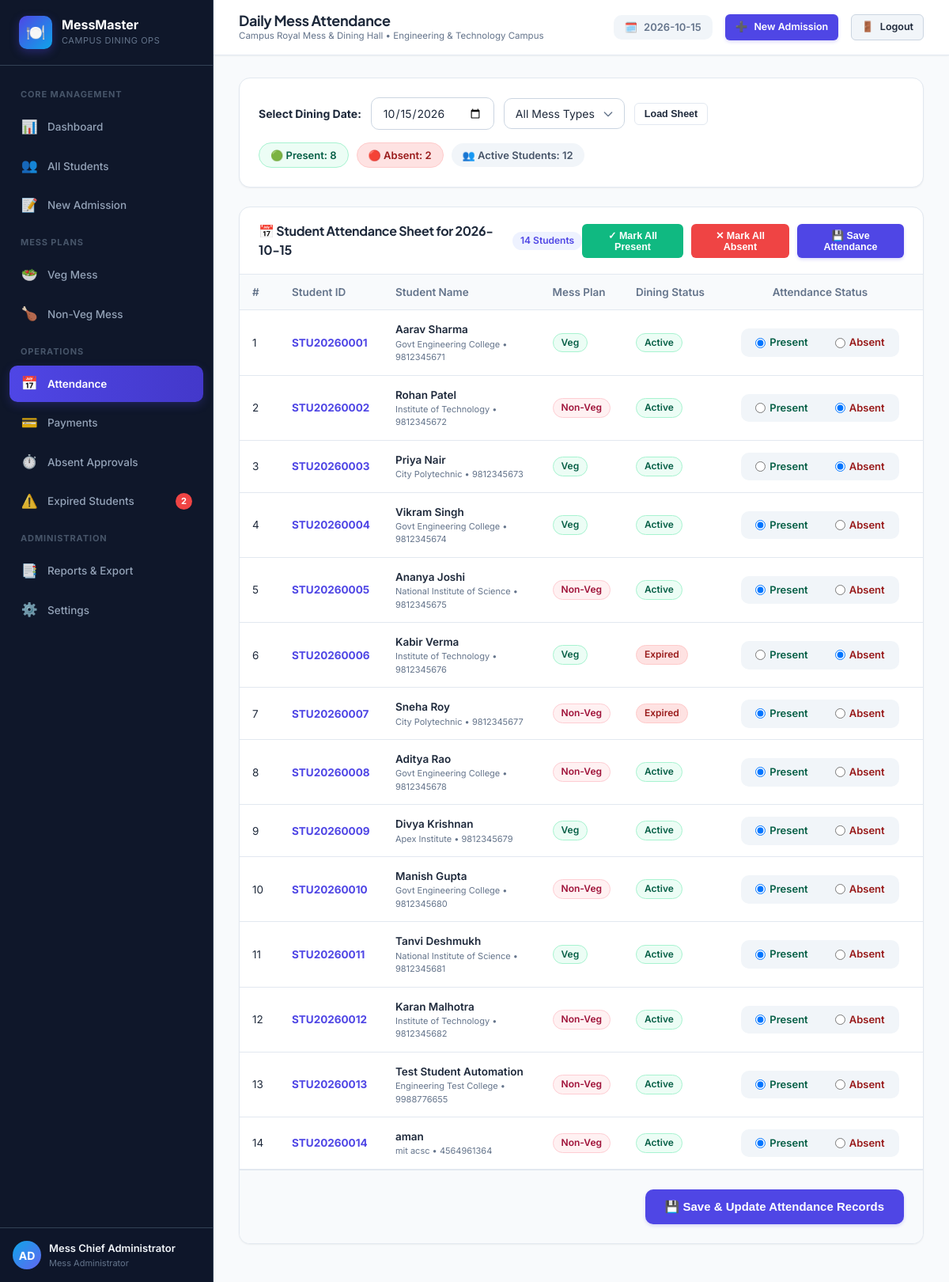
The app's page /attendance (signed in) with its own data.
### tables this page shows
CREATE TABLE users (
            id INTEGER PRIMARY KEY AUTOINCREMENT,
            username TEXT UNIQUE NOT NULL,
            password_hash TEXT NOT NULL,
            full_name TEXT NOT NULL,
            role TEXT DEFAULT 'admin',
            created_at DATETIME DEFAULT CURRENT_TIMESTAMP
        );

CREATE TABLE settings (
            id INTEGER PRIMARY KEY AUTOINCREMENT,
            key TEXT UNIQUE NOT NULL,
            value TEXT NOT NULL,
            description TEXT
        );

CREATE TABLE students (
            id INTEGER PRIMARY KEY AUTOINCREMENT,
            student_id TEXT UNIQUE NOT NULL,
            full_name TEXT NOT NULL,
            mobile TEXT UNIQUE NOT NULL,
            college_name TEXT NOT NULL,
            mess_type TEXT NOT NULL CHECK(mess_type IN ('Veg', 'Non-Veg')),
            status TEXT NOT NULL DEFAULT 'Active' CHECK(status IN ('Active', 'Expired', 'Deactivated')),
            admission_date DATE NOT NULL,
            created_at DATETIME DEFAULT CURRENT_TIMESTAMP,
            updated_at DATETIME DEFAULT CURRENT_TIMESTAMP
        );

### app.py (the view, shortened to what this page needs)
@app.route('/attendance', methods=['GET', 'POST'])
@login_required
def attendance():
    database.update_all_mess_expiries()
    conn = database.get_db_connection()
    selected_date = request.args.get('date', date.today().isoformat())
    mess_filter = request.args.get('mess_type', 'all')
    search = request.args.get('search', '').strip()
    query = """
        SELECT s.student_id, s.full_name, s.mobile, s.college_name, s.mess_type, s.status as student_status,
               COALESCE(a.status, 'Unmarked') as attendance_status
        FROM students s
        LEFT JOIN attendance a ON s.student_id = a.student_id AND a.date = ?
        WHERE s.status IN ('Active', 'Expired')
    """
    params = [selected_date]
    if mess_filter in ('Veg', 'Non-Veg'):
        query += " AND s.mess_type = ?"
        params.append(mess_filter)
    if search:
        query += " AND (s.student_id LIKE ? OR s.full_name LIKE ?)"
        like_term = f"%{search}%"
        params.extend([like_term, like_term])
    query += " ORDER BY s.student_id ASC"
    students_attendance = conn.execute(query, params).fetchall()
    summary_row = conn.execute("""
        SELECT
            COUNT(*) as total_records,
            SUM(CASE WHEN a.status = 'Present' THEN 1 ELSE 0 END) as present_count,
            SUM(CASE WHEN a.status = 'Absent' THEN 1 ELSE 0 END) as absent_count
        FROM students s
        JOIN attendance a ON s.student_id = a.student_id AND a.date = ?
        WHERE s.status = 'Active'
    """, (selected_date,)).fetchone()
    total_active = conn.execute("SELECT COUNT(*) as c FROM students WHERE status = 'Active'").fetchone()['c']
    conn.close()
    return render_template('attendance.html',
        selected_date=selected_date,
        mess_filter=mess_filter,
        search=search,
        students=students_attendance,
        total_active=total_active,
        summary=summary_row
    )

### app.py (called while the page is built)
def login_required(f):
    @wraps(f)
    def decorated_function(*args, **kwargs):
        if 'user_id' not in session:
            flash("Please sign in to access the Mess Management System.", "warning")
            return redirect(url_for('login', next=request.url))
        return f(*args, **kwargs)
    return decorated_function

### database.py (called while the page is built, shortened)
def get_db_path():
    return DEFAULT_DB_PATH

def get_db_connection():
    db_file = get_db_path()
    try:
        os.makedirs(os.path.dirname(db_file), exist_ok=True)
    except OSError:
        pass
    conn = sqlite3.connect(db_file)
    conn.row_factory = sqlite3.Row
    conn.execute("PRAGMA foreign_keys = ON;")
    return conn

def get_setting(key, default_value=''):
    conn = get_db_connection()
    row = conn.execute("SELECT value FROM settings WHERE key = ?", (key,)).fetchone()
    conn.close()
    return row['value'] if row else default_value

### templates/attendance.html (shortened to what this page needs)
{% extends "base.html" %}
{% block page_title %}Daily Mess Attendance{% endblock %}
{% block content %}
<div class="panel" style="margin-bottom: 24px;">
  <div class="panel-body">
    <div style="display: flex; justify-content: space-between; align-items: center; flex-wrap: wrap; gap: 16px;">
      <form method="GET" action="{{ url_for('attendance') }}" style="display: flex; align-items: center; gap: 12px; flex-wrap: wrap;">
        <label for="attDateSelect" style="font-weight: 700; font-size: 14px;">Select Dining Date:</label>
        <input type="date" class="form-control" name="date" id="attDateSelect" value="{{ selected_date }}" style="width: auto;" onchange="this.form.submit()">
        <select name="mess_type" class="form-control form-select" style="width: auto;" onchange="this.form.submit()">
          <option value="all" {% if mess_filter == 'all' %}selected{% endif %}>All Mess Types</option>
        </select>
        <button type="submit" class="btn btn-outline btn-sm">Load Sheet</button>
      </form>
      <div style="display: flex; gap: 10px; align-items: center; flex-wrap: wrap;">
        <span class="badge badge-active" style="padding: 6px 14px; font-size: 13px;">
          🟢 Present: {{ summary.present_count or 0 }}
        </span>
        <span class="badge badge-expired" style="padding: 6px 14px; font-size: 13px;">
          🔴 Absent: {{ summary.absent_count or 0 }}
        </span>
        <span class="badge" style="background:#f1f5f9; color:#475569; padding: 6px 14px; font-size: 13px;">
          👥 Active Students: {{ total_active }}
        </span>
      </div>
    </div>
  </div>
</div>
<form action="{{ url_for('attendance') }}" method="POST">
  <div class="panel">
    <div class="panel-header">
      <div style="display: flex; align-items: center; gap: 12px;">
        <h3 class="panel-title">📅 Student Attendance Sheet for {{ selected_date }}</h3>
        <span class="badge" style="background: var(--primary-light); color: var(--primary);">{{ students|length }} Students</span>
      </div>
      <div style="display: flex; gap: 10px;">
        <button type="button" class="btn btn-success btn-sm" id="btnMarkAllPresent">
          ✓ Mark All Present
        </button>
        <button type="button" class="btn btn-danger btn-sm" id="btnMarkAllAbsent">
          ✕ Mark All Absent
        </button>
        <button type="submit" class="btn btn-primary btn-sm">
          💾 Save Attendance
        </button>
      </div>
    </div>
    <div class="panel-body" style="padding: 0;">
      <div class="table-responsive">
        <table class="data-table">
          <thead>
            <tr>
              <th style="width: 50px;">#</th>
              <th>Student ID</th>
              <th>Student Name</th>
              <th>Mess Plan</th>
              <th>Dining Status</th>
              <th style="text-align: center; width: 260px;">Attendance Status</th>
            </tr>
          </thead>
          <tbody>
            {% if students %}
              {% for s in students %}
                <tr>
                  <td>{{ loop.index }}</td>
                  <td>
                    <strong><a href="{{ url_for('student_profile', student_id=s.student_id) }}" style="color: var(--primary);">{{ s.student_id }}</a></strong>
                  </td>
                  <td>
                    <div style="font-weight: 600;">{{ s.full_name }}</div>
                    <div style="font-size: 11px; color: var(--text-muted);">{{ s.college_name }} &bull; {{ s.mobile }}</div>
                  </td>
                  <td>
                    <span class="badge {% if s.mess_type == 'Veg' %}badge-veg{% else %}badge-nonveg{% endif %}">
                      {{ s.mess_type }}
                    </span>
                  </td>
                  <td>
                    {% if s.student_status == 'Active' %}
                      <span class="badge badge-active">Active</span>
                    {% else %}
                      <span class="badge badge-expired">Expired</span>
                    {% endif %}
                  </td>
                  <td style="text-align: center;">
                    <div style="display: inline-flex; background: #f1f5f9; border-radius: var(--radius-md); padding: 4px; gap: 6px;">
                      <label style="cursor: pointer; display: flex; align-items: center; gap: 5px; padding: 4px 14px; border-radius: var(--radius-sm); font-size: 13px; font-weight: 600; transition: var(--transition);">
                        <input type="radio" name="att_status_{{ s.student_id }}" value="Present"
                          {% if s.attendance_status == 'Present' or s.attendance_status == 'Unmarked' %}checked{% endif %}>
                        <span style="color: #065f46;">Present</span>
                      </label>
                      <label style="cursor: pointer; display: flex; align-items: center; gap: 5px; padding: 4px 14px; border-radius: var(--radius-sm); font-size: 13px; font-weight: 600; transition: var(--transition);">
                        <input type="radio" name="att_status_{{ s.student_id }}" value="Absent"
                          {% if s.attendance_status == 'Absent' %}checked{% endif %}>
                        <span style="color: #991b1b;">Absent</span>
                      </label>
                    </div>
                  </td>
                </tr>
              {% endfor %}
            {% else %}
              <tr>
                <td colspan="6" style="text-align: center; padding: 36px; color: var(--text-muted);">
                  No active students found for attendance.
                </td>
              </tr>
            {% endif %}
          </tbody>
        </table>
      </div>
    </div>
    <div class="panel-body" style="background-color: #f8fafc; border-top: 1px solid var(--card-border); display: flex; justify-content: flex-end;">
      <button type="submit" class="btn btn-primary btn-lg">
        💾 Save & Update Attendance Records
      </button>
    </div>
  </div>
</form>
{% endblock %}

### templates/base.html (shortened to what this page needs)
<!DOCTYPE html>
<html lang="en">
<head>
  <link rel="stylesheet" href="{{ url_for('static', filename='css/style.css') }}">
</head>
<body>
  <div class="app-container">
    <aside class="sidebar" id="appSidebar">
      <div class="sidebar-header">
        <div class="brand-icon">🍽️</div>
        <div class="brand-title">
          <span class="brand-name">MessMaster</span>
          <span class="brand-sub">Campus Dining Ops</span>
        </div>
      </div>
      <nav class="sidebar-nav">
        <div class="nav-section-title">Core Management</div>
        <a href="{{ url_for('dashboard') }}" class="nav-item {% if request.endpoint == 'dashboard' %}active{% endif %}" id="nav-dashboard">
          <div class="nav-item-content">
            <span class="icon">📊</span>
            <span>Dashboard</span>
          </div>
        </a>
        <a href="{{ url_for('students') }}" class="nav-item {% if request.endpoint == 'students' %}active{% endif %}" id="nav-students">
          <div class="nav-item-content">
            <span class="icon">👥</span>
            <span>All Students</span>
          </div>
        </a>
        <a href="{{ url_for('admission') }}" class="nav-item {% if request.endpoint == 'admission' %}active{% endif %}" id="nav-admission">
          <div class="nav-item-content">
            <span class="icon">📝</span>
            <span>New Admission</span>
          </div>
        </a>
        <div class="nav-section-title">Mess Plans</div>
        <a href="{{ url_for('veg_mess') }}" class="nav-item {% if request.endpoint == 'veg_mess' %}active{% endif %}" id="nav-veg">
          <div class="nav-item-content">
            <span class="icon">🥗</span>
            <span>Veg Mess</span>
          </div>
        </a>
        <a href="{{ url_for('nonveg_mess') }}" class="nav-item {% if request.endpoint == 'nonveg_mess' %}active{% endif %}" id="nav-nonveg">
          <div class="nav-item-content">
            <span class="icon">🍗</span>
            <span>Non-Veg Mess</span>
          </div>
        </a>
        <div class="nav-section-title">Operations</div>
        <a href="{{ url_for('attendance') }}" class="nav-item {% if request.endpoint == 'attendance' %}active{% endif %}" id="nav-attendance">
          <div class="nav-item-content">
            <span class="icon">📅</span>
            <span>Attendance</span>
          </div>
        </a>
        <a href="{{ url_for('payments') }}" class="nav-item {% if request.endpoint == 'payments' %}active{% endif %}" id="nav-payments">
          <div class="nav-item-content">
            <span class="icon">💳</span>
            <span>Payments</span>
          </div>
        </a>
        <a href="{{ url_for('absent_approvals') }}" class="nav-item {% if request.endpoint == 'absent_approvals' %}active{% endif %}" id="nav-absent-approvals">
          <div class="nav-item-content">
            <span class="icon">⏱️</span>
            <span>Absent Approvals</span>
          </div>
        </a>
        <a href="{{ url_for('expired_students') }}" class="nav-item {% if request.endpoint == 'expired_students' %}active{% endif %}" id="nav-expired">
          <div class="nav-item-content">
            <span class="icon">⚠️</span>
            <span>Expired Students</span>
          </div>
          {% if badge_expired_count > 0 %}
          <span class="nav-badge danger">{{ badge_expired_count }}</span>
          {% endif %}
        </a>
        <div class="nav-section-title">Administration</div>
        <a href="{{ url_for('reports') }}" class="nav-item {% if request.endpoint == 'reports' %}active{% endif %}" id="nav-reports">
          <div class="nav-item-content">
            <span class="icon">📑</span>
            <span>Reports & Export</span>
          </div>
        </a>
        <a href="{{ url_for('settings') }}" class="nav-item {% if request.endpoint == 'settings' %}active{% endif %}" id="nav-settings">
          <div class="nav-item-content">
            <span class="icon">⚙️</span>
            <span>Settings</span>
          </div>
        </a>
      </nav>
      <div class="sidebar-footer">
        <div class="user-badge">
          <div class="user-avatar">AD</div>
          <div class="user-info">
            <span class="user-name">{{ current_user.full_name if current_user else 'Admin' }}</span>
            <span class="user-role">Mess Administrator</span>
          </div>
        </div>
      </div>
    </aside>
    <div class="main-wrapper">
      <header class="topbar">
        <div class="topbar-left">
          <div class="page-breadcrumb">
            <h1 class="page-title">{% block page_title %}College Mess Management{% endblock %}</h1>
            <span style="font-size: 11.5px; color: var(--text-muted);">{{ mess_name }} &bull; {{ college_name }}</span>
          </div>
        </div>
        <div class="topbar-right">
          <div class="date-indicator">
            <span>🗓️</span>
            <span>{{ today_date }}</span>
          </div>
          <a href="{{ url_for('admission') }}" class="btn btn-primary btn-sm" id="btn-quick-admission">
            <span>➕</span>
            <span>New Admission</span>
          </a>
          <a href="{{ url_for('logout') }}" class="btn btn-secondary btn-sm" title="Sign Out">
            <span>🚪</span>
            <span>Logout</span>
          </a>
        </div>
      </header>
      <main class="content-body">
        {% block content %}{% endblock %}
      </main>
    </div>
  </div>
</body>
</html>

### records on screen
users: full_name "Mess Chief Administrator"
settings: value "Campus Royal Mess & Dining Hall"
settings: value "Engineering & Technology Campus"
students: student_id "STU20260001", full_name "Aarav Sharma", college_name "Govt Engineering College", mobile "9812345671", mess_type "Veg", status "Active"
students: student_id "STU20260002", full_name "Rohan Patel", college_name "Institute of Technology", mobile "9812345672", mess_type "Non-Veg", status "Active"
students: student_id "STU20260003", full_name "Priya Nair", college_name "City Polytechnic", mobile "9812345673", mess_type "Veg", status "Active"
students: student_id "STU20260004", full_name "Vikram Singh", college_name "Govt Engineering College", mobile "9812345674", mess_type "Veg", status "Active"
students: student_id "STU20260005", full_name "Ananya Joshi", college_name "National Institute of Science", mobile "9812345675", mess_type "Non-Veg", status "Active"
students: student_id "STU20260006", full_name "Kabir Verma", college_name "Institute of Technology", mobile "9812345676", mess_type "Veg", status "Expired"
students: student_id "STU20260007", full_name "Sneha Roy", college_name "City Polytechnic", mobile "9812345677", mess_type "Non-Veg", status "Expired"
students: student_id "STU20260008", full_name "Aditya Rao", college_name "Govt Engineering College", mobile "9812345678", mess_type "Non-Veg", status "Active"
students: student_id "STU20260009", full_name "Divya Krishnan", college_name "Apex Institute", mobile "9812345679", mess_type "Veg", status "Active"
students: student_id "STU20260010", full_name "Manish Gupta", college_name "Govt Engineering College", mobile "9812345680", mess_type "Non-Veg", status "Active"
students: student_id "STU20260011", full_name "Tanvi Deshmukh", college_name "National Institute of Science", mobile "9812345681", mess_type "Veg", status "Active"
students: student_id "STU20260012", full_name "Karan Malhotra", college_name "Institute of Technology", mobile "9812345682", mess_type "Non-Veg", status "Active"
students: student_id "STU20260013", full_name "Test Student Automation", college_name "Engineering Test College", mobile "9988776655", mess_type "Non-Veg", status "Active"
students: student_id "STU20260014", full_name "aman", college_name "mit acsc", mobile "4564961364", mess_type "Non-Veg", status "Active"

### other values on screen
{{ badge_expired_count }} "2"
{{ summary.present_count or 0 }} "8"
{{ summary.absent_count or 0 }} "2"
{{ total_active }} "12"
{{ selected_date }} "2026-10-15"
{{ students|length }} "14"
